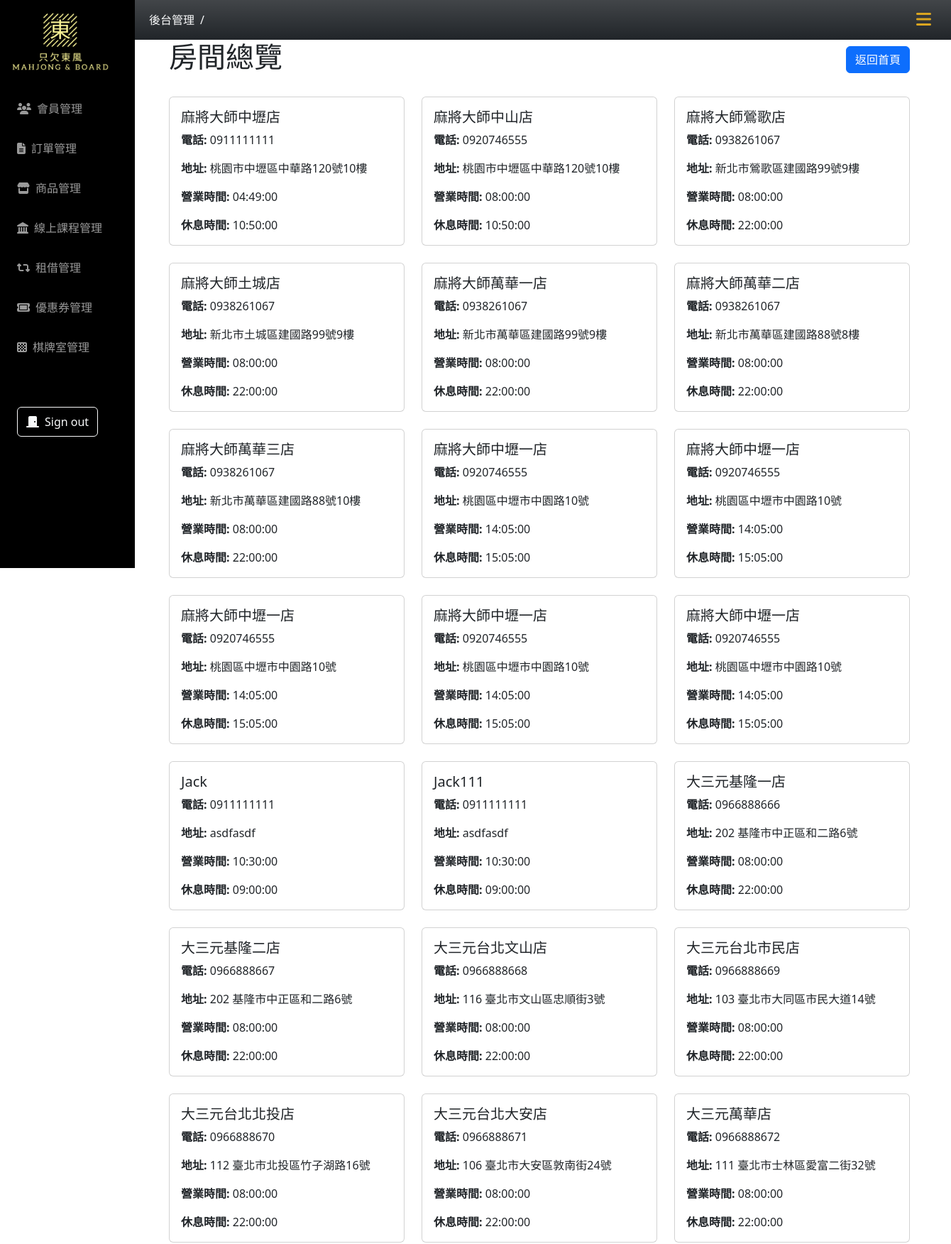
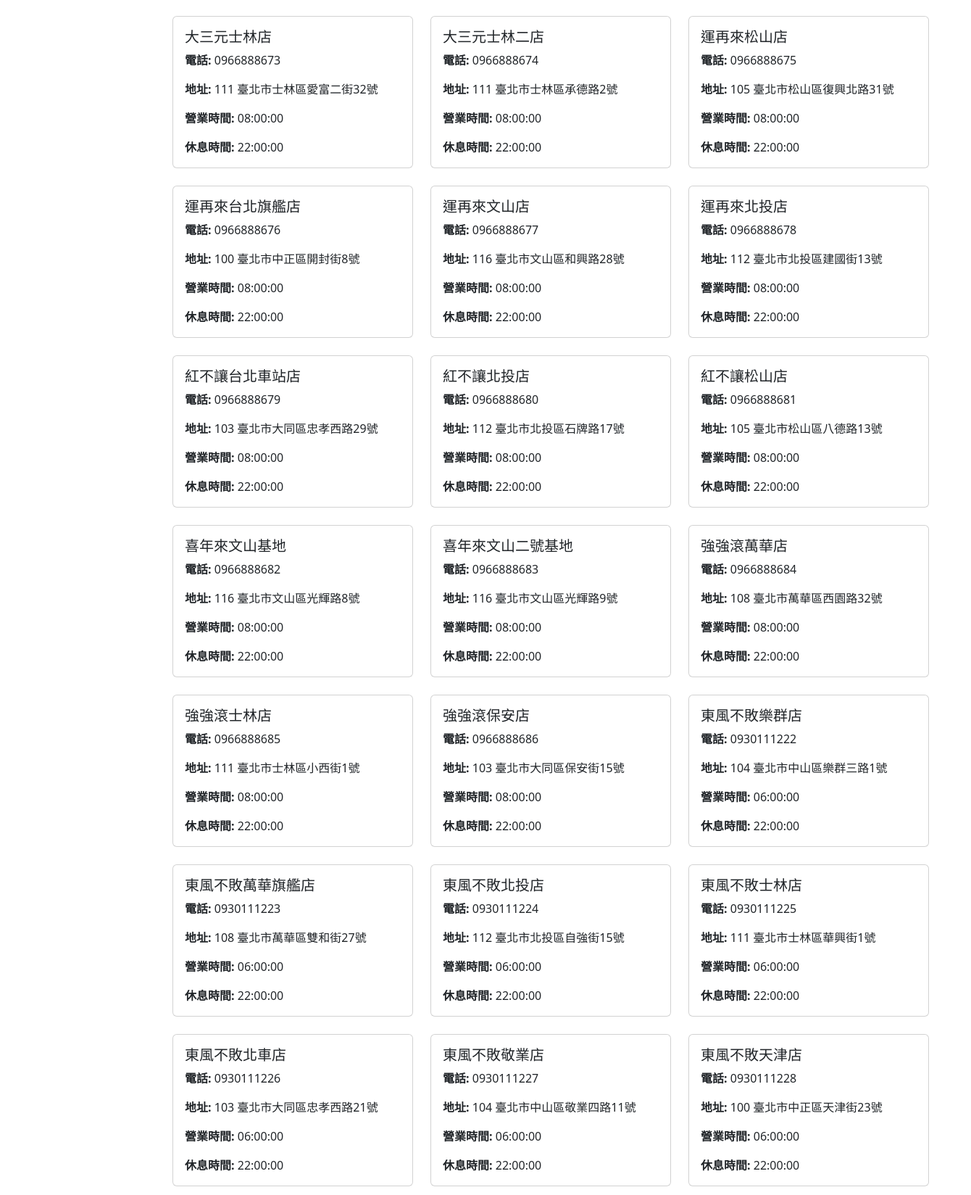
/mahjong_room/roomsOverview.php (upper part), run on the app's committed database (2 pictures, top to bottom).
### tables this page shows
CREATE TABLE `mahjong_room` (
  `room_id` int(11) NOT NULL,
  `name` varchar(10) NOT NULL,
  `tele` varchar(10) NOT NULL,
  `tax_number` varchar(8) NOT NULL,
  `address` varchar(100) NOT NULL,
  `open_time` time DEFAULT NULL,
  `close_time` time DEFAULT NULL,
  `create_at` datetime NOT NULL DEFAULT current_timestamp(),
  `update_at` datetime DEFAULT current_timestamp(),
  `owner_id` int(11) DEFAULT NULL,
  `is_deleted` tinyint(4) NOT NULL
);

### mahjong_room/roomsOverview.php (the view, shortened to what this page needs)
<?php
require_once("../db_connect_mahjong.php");
$sql = "SELECT * FROM mahjong_room";
$result = $conn->query($sql);
$rooms = $result ? $result->fetch_all(MYSQLI_ASSOC) : [];
?>
<!DOCTYPE html>
<html lang="zh-Hant">
<head>
  <?php include("../css-mahjong.php") ?>
</head>
<body>
  <?php include("../nav.php") ?>
  <div class="container main-content px-5">
    <div class="d-flex justify-content-between align-items-center mb-4">
      <h1 class="text-center">房間總覽</h1>
      <a href="mahjong-room-index.php" class="btn btn-primary">返回首頁</a>
    </div>
    <div class="row">
      <?php if (!empty($rooms)) : ?>
        <?php foreach ($rooms as $room) : ?>
          <div class="col-md-4 mb-4 d-flex">
            <a href="roomDetails.php?room_id=<?= htmlspecialchars($room['room_id']) ?>" class="card-link w-100">
              <div class="card w-100">
                <div class="card-body">
                  <h5 class="card-title"><?= htmlspecialchars($room["name"]) ?></h5>
                  <p class="card-text"><strong>電話:</strong> <?= htmlspecialchars($room["tele"]) ?></p>
                  <p class="card-text"><strong>地址:</strong> <?= htmlspecialchars($room["address"]) ?></p>
                  <p class="card-text"><strong>營業時間:</strong> <?= htmlspecialchars($room["open_time"]) ?></p>
                  <p class="card-text"><strong>休息時間:</strong> <?= htmlspecialchars($room["close_time"]) ?></p>
                </div>
              </div>
            </a>
          </div>
        <?php endforeach; ?>
      <?php else : ?>
        <div class="col-12">
          <p class="text-center">沒有找到任何房間</p>
        </div>
      <?php endif; ?>
    </div>
  </div>
</body>
</html>

### css-mahjong.php (style rules this page uses)
:root { --aside-width: 190px; --header-nav-height: 56px; }
.main-content { margin: 0 0 0 var(--aside-width); padding-top: var(--header-nav-height); }

### mahjong_room/roomsOverview.php (style rules this page uses)
.card { height: 100%; }
.card-body { display: flex; flex-direction: column; justify-content: space-between; }
.card-link { text-decoration: none; color: inherit; }

### data on the page
mahjong_room: name "麻將大師中壢店", tele "0911111111", address "桃園市中壢區中華路120號10樓", open_time "04:49:00", close_time "10:50:00"
mahjong_room: name "麻將大師中山店", tele "0920746555", address "桃園市中壢區中華路120號10樓", open_time "08:00:00", close_time "10:50:00"
mahjong_room: name "麻將大師鶯歌店", tele "0938261067", address "新北市鶯歌區建國路99號9樓", open_time "08:00:00", close_time "22:00:00"
mahjong_room: name "麻將大師土城店", tele "0938261067", address "新北市土城區建國路99號9樓", open_time "08:00:00", close_time "22:00:00"
mahjong_room: name "麻將大師萬華一店", tele "0938261067", address "新北市萬華區建國路99號9樓", open_time "08:00:00", close_time "22:00:00"
mahjong_room: name "麻將大師萬華二店", tele "0938261067", address "新北市萬華區建國路88號8樓", open_time "08:00:00", close_time "22:00:00"
mahjong_room: name "麻將大師萬華三店", tele "0938261067", address "新北市萬華區建國路88號10樓", open_time "08:00:00", close_time "22:00:00"
mahjong_room: name "麻將大師中壢一店", tele "0920746555", address "桃園區中壢市中園路10號", open_time "14:05:00", close_time "15:05:00"
mahjong_room: name "麻將大師中壢一店", tele "0920746555", address "桃園區中壢市中園路10號", open_time "14:05:00", close_time "15:05:00"
mahjong_room: name "麻將大師中壢一店", tele "0920746555", address "桃園區中壢市中園路10號", open_time "14:05:00", close_time "15:05:00"
mahjong_room: name "麻將大師中壢一店", tele "0920746555", address "桃園區中壢市中園路10號", open_time "14:05:00", close_time "15:05:00"
mahjong_room: name "麻將大師中壢一店", tele "0920746555", address "桃園區中壢市中園路10號", open_time "14:05:00", close_time "15:05:00"
mahjong_room: name "Jack", tele "0911111111", address "asdfasdf", open_time "10:30:00", close_time "09:00:00"
mahjong_room: name "Jack111", tele "0911111111", address "asdfasdf", open_time "10:30:00", close_time "09:00:00"
mahjong_room: name "大三元基隆一店", tele "0966888666", address "202 基隆市中正區和二路6號", open_time "08:00:00", close_time "22:00:00"
mahjong_room: name "大三元基隆二店", tele "0966888667", address "202 基隆市中正區和二路6號", open_time "08:00:00", close_time "22:00:00"
mahjong_room: name "大三元台北文山店", tele "0966888668", address "116 臺北市文山區忠順街3號", open_time "08:00:00", close_time "22:00:00"
mahjong_room: name "大三元台北市民店", tele "0966888669", address "103 臺北市大同區市民大道14號", open_time "08:00:00", close_time "22:00:00"
mahjong_room: name "大三元台北北投店", tele "0966888670", address "112 臺北市北投區竹子湖路16號", open_time "08:00:00", close_time "22:00:00"
mahjong_room: name "大三元台北大安店", tele "0966888671", address "106 臺北市大安區敦南街24號", open_time "08:00:00", close_time "22:00:00"
mahjong_room: name "大三元萬華店", tele "0966888672", address "111 臺北市士林區愛富二街32號", open_time "08:00:00", close_time "22:00:00"
mahjong_room: name "大三元士林店", tele "0966888673", address "111 臺北市士林區愛富二街32號", open_time "08:00:00", close_time "22:00:00"
mahjong_room: name "大三元士林二店", tele "0966888674", address "111 臺北市士林區承德路2號", open_time "08:00:00", close_time "22:00:00"
mahjong_room: name "運再來松山店", tele "0966888675", address "105 臺北市松山區復興北路31號", open_time "08:00:00", close_time "22:00:00"
mahjong_room: name "運再來台北旗艦店", tele "0966888676", address "100 臺北市中正區開封街8號", open_time "08:00:00", close_time "22:00:00"
mahjong_room: name "運再來文山店", tele "0966888677", address "116 臺北市文山區和興路28號", open_time "08:00:00", close_time "22:00:00"
mahjong_room: name "運再來北投店", tele "0966888678", address "112 臺北市北投區建國街13號", open_time "08:00:00", close_time "22:00:00"
mahjong_room: name "紅不讓台北車站店", tele "0966888679", address "103 臺北市大同區忠孝西路29號", open_time "08:00:00", close_time "22:00:00"
mahjong_room: name "紅不讓北投店", tele "0966888680", address "112 臺北市北投區石牌路17號", open_time "08:00:00", close_time "22:00:00"
mahjong_room: name "紅不讓松山店", tele "0966888681", address "105 臺北市松山區八德路13號", open_time "08:00:00", close_time "22:00:00"
mahjong_room: name "喜年來文山基地", tele "0966888682", address "116 臺北市文山區光輝路8號", open_time "08:00:00", close_time "22:00:00"
mahjong_room: name "喜年來文山二號基地", tele "0966888683", address "116 臺北市文山區光輝路9號", open_time "08:00:00", close_time "22:00:00"
mahjong_room: name "強強滾萬華店", tele "0966888684", address "108 臺北市萬華區西園路32號", open_time "08:00:00", close_time "22:00:00"
mahjong_room: name "強強滾士林店", tele "0966888685", address "111 臺北市士林區小西街1號", open_time "08:00:00", close_time "22:00:00"
mahjong_room: name "強強滾保安店", tele "0966888686", address "103 臺北市大同區保安街15號", open_time "08:00:00", close_time "22:00:00"
mahjong_room: name "東風不敗樂群店", tele "0930111222", address "104 臺北市中山區樂群三路1號", open_time "06:00:00", close_time "22:00:00"
mahjong_room: name "東風不敗萬華旗艦店", tele "0930111223", address "108 臺北市萬華區雙和街27號", open_time "06:00:00", close_time "22:00:00"
mahjong_room: name "東風不敗北投店", tele "0930111224", address "112 臺北市北投區自強街15號", open_time "06:00:00", close_time "22:00:00"
mahjong_room: name "東風不敗士林店", tele "0930111225", address "111 臺北市士林區華興街1號", open_time "06:00:00", close_time "22:00:00"
mahjong_room: name "東風不敗北車店", tele "0930111226", address "103 臺北市大同區忠孝西路21號", open_time "06:00:00", close_time "22:00:00"
mahjong_room: name "東風不敗敬業店", tele "0930111227", address "104 臺北市中山區敬業四路11號", open_time "06:00:00", close_time "22:00:00"
mahjong_room: name "東風不敗天津店", tele "0930111228", address "100 臺北市中正區天津街23號", open_time "06:00:00", close_time "22:00:00"
